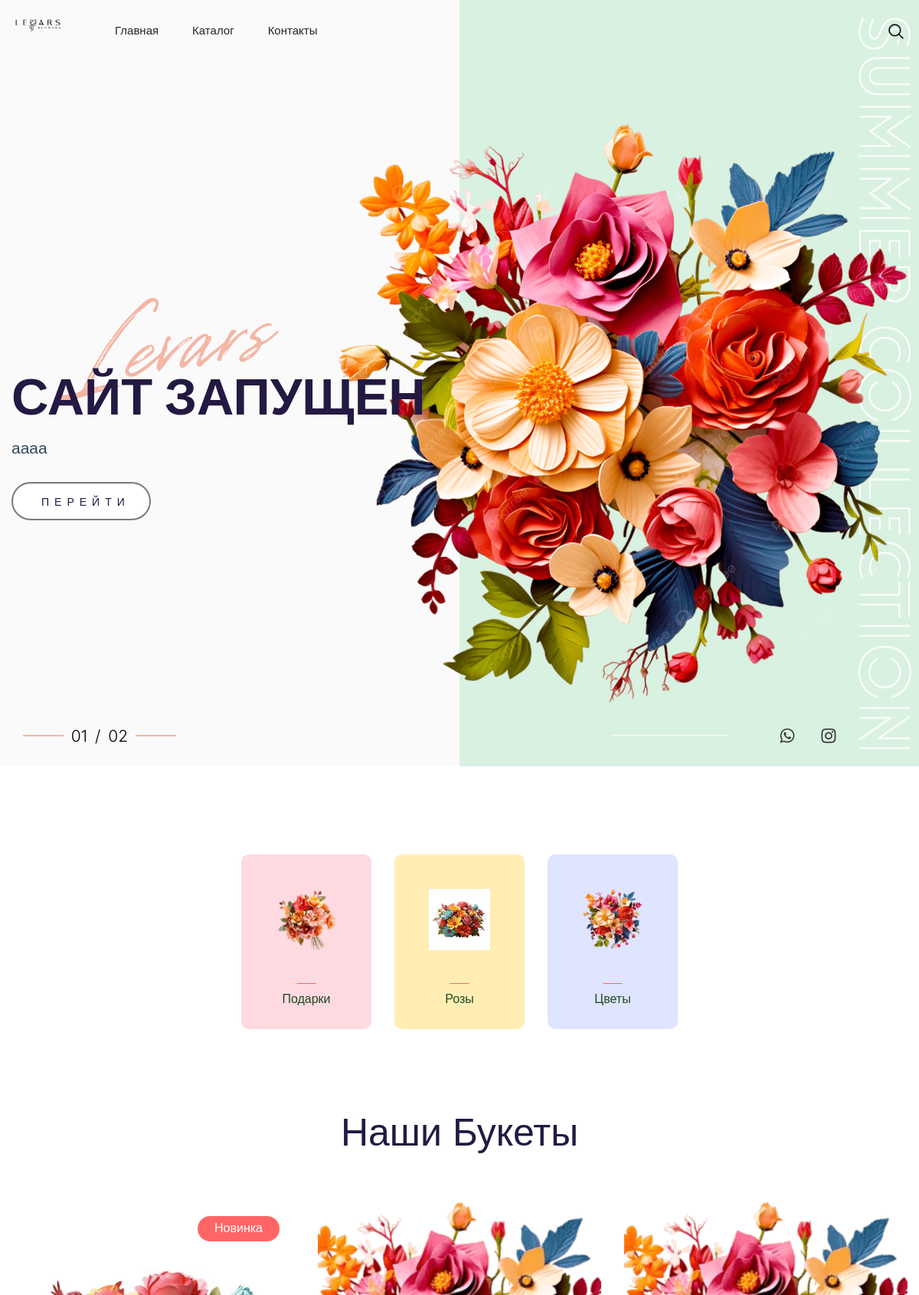
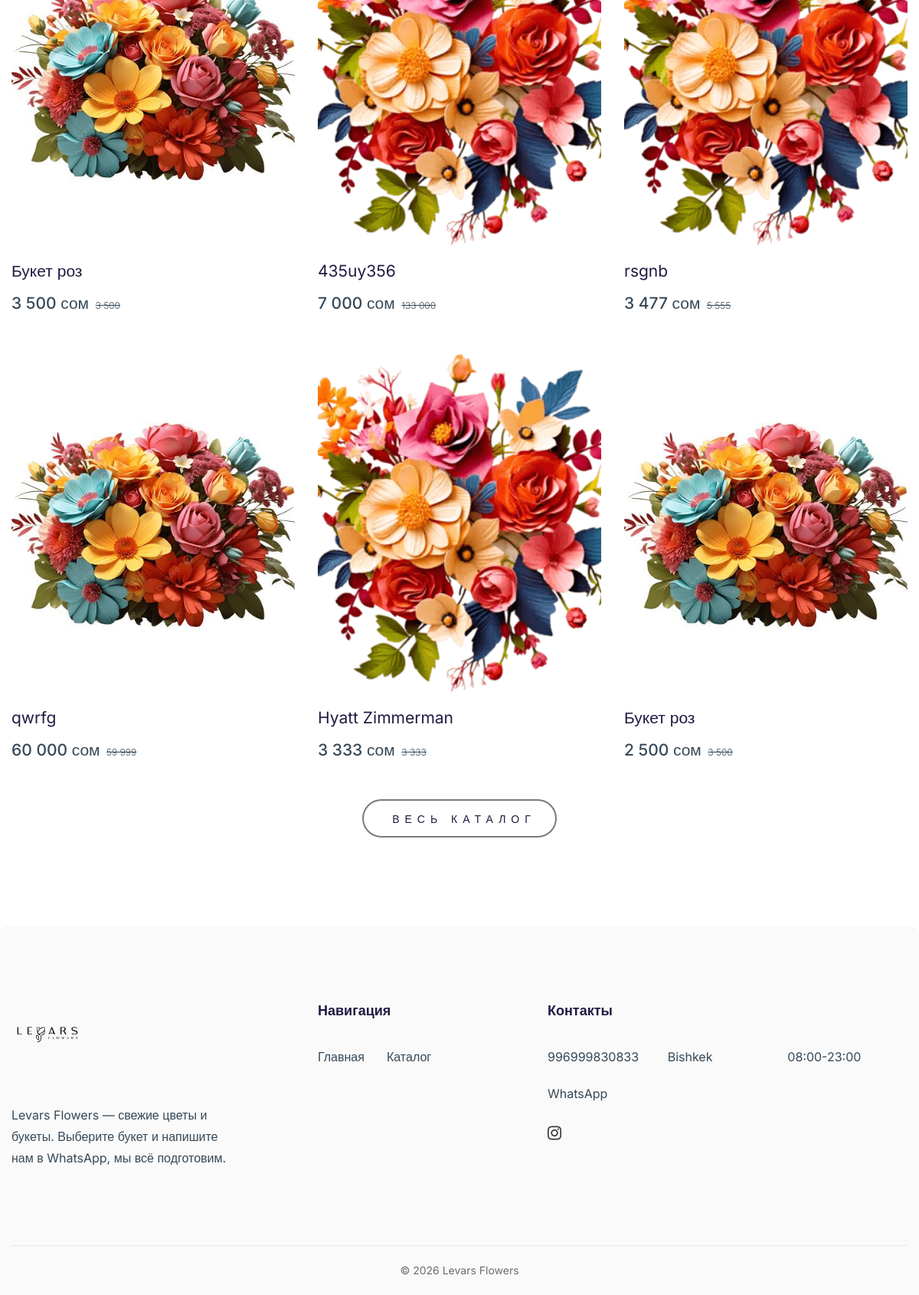
The page / on the database its author committed (2 pictures, top to bottom).
### shop/models.py (models this page shows, shortened)
class Banner(models.Model):
    title = models.CharField('Заголовок', max_length=200)
    subtitle = models.CharField('Подзаголовок', max_length=300, blank=True)
    image = models.ImageField('Картинка', upload_to='banners/')
    button_text = models.CharField('Текст кнопки', max_length=50, blank=True)
    link = models.CharField('Ссылка кнопки', max_length=300, blank=True)
    order = models.PositiveIntegerField('Порядок', default=0)
    is_active = models.BooleanField('Показывать', default=True)
    class Meta:
        ordering = ['order']
        verbose_name = 'Баннер'
        verbose_name_plural = 'Баннеры'

class Category(models.Model):
    name = models.CharField('Название', max_length=100)
    slug = models.SlugField('Адрес (slug)', unique=True)
    image = models.ImageField('Иконка (для главной страницы)', upload_to='categories/', blank=True)
    order = models.PositiveIntegerField('Порядок', default=0)
    class Meta:
        ordering = ['order', 'name']
        verbose_name = 'Категория'
        verbose_name_plural = 'Категории'

class Product(models.Model):
    name = models.CharField('Название', max_length=200)
    slug = models.SlugField('Адрес (slug)', unique=True)
    description = models.TextField('Описание', blank=True)
    price = models.PositiveIntegerField('Цена')
    old_price = models.PositiveIntegerField('Старая цена', null=True, blank=True)
    category = models.ForeignKey(
        Category, on_delete=models.PROTECT,
        related_name='products', verbose_name='Категория',
    )
    image = models.ImageField('Фото', upload_to='products/')
    in_stock = models.BooleanField('В наличии', default=True)
    is_new = models.BooleanField('Новинка', default=False)
    order = models.PositiveIntegerField('Порядок', default=0)
    created_at = models.DateTimeField(auto_now_add=True)
    is_bestseller = models.BooleanField('Топ продаж', default=False)
    class Meta:
        ordering = ['order', '-created_at']
        verbose_name = 'Товар'
        verbose_name_plural = 'Товары'
    def get_absolute_url(self):
        return reverse('product_detail', args=[self.slug])

class SiteSettings(models.Model):
    whatsapp = models.CharField(
        'Номер WhatsApp', max_length=20,
        help_text='Только цифры, с кодом страны, без "+" и пробелов',
    )
    currency = models.CharField(
        'Валюта', max_length=10, blank=True,
        help_text='Показывается после цены, например: сом, ₽, $',
    )
    phone = models.CharField('Телефон для показа', max_length=30, blank=True)
    address = models.CharField('Адрес', max_length=300, blank=True)
    working_hours = models.CharField('Часы работы', max_length=100, blank=True)
    instagram = models.URLField('Instagram', blank=True)
    class Meta:
        verbose_name = 'Настройки сайта'
        verbose_name_plural = 'Настройки сайта'
    @classmethod
    def load(cls):
        obj, _ = cls.objects.get_or_create(pk=1)
        return obj

### shop/views.py (the view)
# urls.py: path('', views.home, name='home'),
def home(request):
    context = {
        'banners': Banner.objects.filter(is_active=True),
        'categories': Category.objects.all(),
        'products': Product.objects.select_related('category').order_by('-is_new', '-created_at')[:6],
    }
    return render(request, 'shop/index.html', context)

### shop/context_processors.py (called while the page is built)
def site_context(request):
    return {
        'site': SiteSettings.load(),
        'nav_categories': Category.objects.all(),
    }

### shop/templatetags/shop_tags.py (called while the page is built)
@register.simple_tag(takes_context=True)
def whatsapp_url(context, product=None):
    site = context.get('site')
    number = ''.join(ch for ch in (site.whatsapp if site else '') if ch.isdigit())
    if not number:
        return '#'
    if product is None:
        text = 'Здравствуйте! Хочу сделать заказ.'
    else:
        request = context.get('request')
        link = request.build_absolute_uri(product.get_absolute_url()) if request else ''
        price = f'{product.price} {site.currency}'.strip()
        text = f'Здравствуйте! Хочу заказать: {product.name} — {price}\n{link}'.strip()
    return f'https://wa.me/{number}?text={quote(text)}'

### shop/templates/shop/index.html (shortened to what this page needs)
{% extends 'shop/base.html' %}
{% load static shop_tags %}
{% block header_class %}header-transparent{% endblock %}
{% block content %}
{% url 'catalog' as catalog_url %}
<section class="hero-slider-area position-relative">
    <div class="swiper hero-slider-container">
        <div class="swiper-wrapper">
            {% for banner in banners %}
            <div class="swiper-slide hero-slide-item">
                <div class="container">
                    <div class="row align-items-center position-relative">
                        <div class="col-12 col-md-6">
                            <div class="hero-slide-content">
                                <div class="hero-slide-text-img"><img src="{% static 'assets/levars-flowers/levars_word.svg' %}" width="427" height="232" alt="Levars"></div>
                                <h2 class="hero-slide-title">{{ banner.title }}</h2>
                                {% if banner.subtitle %}<p class="hero-slide-desc">{{ banner.subtitle }}</p>{% endif %}
                                {% if banner.button_text %}
                                <a class="btn btn-border-dark" href="{{ banner.link|default:catalog_url }}">{{ banner.button_text }}</a>
                                {% endif %}
                            </div>
                        </div>
                        <div class="col-12 col-md-6">
                            <div class="hero-slide-thumb">
                                <img src="{{ banner.image.url }}" width="841" height="832" alt="{{ banner.title }}">
                            </div>
                        </div>
                    </div>
                </div>
                <div class="hero-slide-text-shape"><img src="{% static 'assets/images/slider/text1.webp' %}" width="70" height="955" alt=""></div>
                <div class="hero-slide-social-shape"></div>
            </div>
            {% endfor %}
        </div>
        <div class="hero-slider-pagination"></div>
    </div>
    <div class="hero-slide-social-media">
        {% if site.whatsapp %}<a href="{% whatsapp_url %}" target="_blank" rel="noopener" aria-label="WhatsApp"><i class="fa fa-whatsapp"></i></a>{% endif %}
        {% if site.instagram %}<a href="{{ site.instagram }}" target="_blank" rel="noopener" aria-label="Instagram"><i class="fa fa-instagram"></i></a>{% endif %}
    </div>
</section>
{% if categories %}
<section class="section-space pb-0">
    <div class="container">
        <div class="row g-3 g-sm-6 justify-content-center category-grid">
            {% for category in categories %}
            <div class="col-6 col-lg-4 col-xl-2">
                <a href="{{ catalog_url }}?category={{ category.slug }}" class="product-category-item" data-bg-color="{% cycle '#FFDAE0' '#FFEDB4' '#DFE4FF' '#FFEACC' '#FFF3DA' %}">
                    {% if category.image %}<img class="icon" src="{{ category.image.url }}" width="80" height="80" alt="{{ category.name }}">{% endif %}
                    <h3 class="title">{{ category.name }}</h3>
                </a>
            </div>
            {% endfor %}
        </div>
    </div>
</section>
{% endif %}
<section class="section-space">
    <div class="container">
        <div class="row">
            <div class="col-12">
                <div class="section-title text-center">
                    <h2 class="title">Наши букеты</h2>
                </div>
            </div>
        </div>
        <div class="row mb-n4 mb-sm-n10 g-3 g-sm-6">
            {% for product in products %}
            <div class="col-6 col-lg-4 mb-4 mb-sm-9">
                {% include 'shop/_product_card.html' %}
            </div>
            {% empty %}
            <div class="col-12"><p class="text-center">Товары скоро появятся.</p></div>
            {% endfor %}
        </div>
        <div class="text-center mt-10">
            <a class="btn btn-border-dark" href="{{ catalog_url }}">Весь каталог</a>
        </div>
    </div>
</section>
{% endblock %}

### shop/templates/shop/base.html (shortened to what this page needs)
{% load static shop_tags %}
<!DOCTYPE html>
<html class="no-js" lang="ru">
<head>
    <link rel="stylesheet" href="{% static 'assets/css/vendor/bootstrap.min.css' %}">
    <link rel="stylesheet" href="{% static 'assets/css/plugins/swiper-bundle.min.css' %}">
    <link rel="stylesheet" href="{% static 'assets/css/plugins/font-awesome.min.css' %}">
    <link rel="stylesheet" href="{% static 'assets/css/plugins/fancybox.min.css' %}">
    <link rel="stylesheet" href="{% static 'assets/css/plugins/nice-select.css' %}">
    <link rel="stylesheet" href="{% static 'assets/css/style.min.css' %}">
</head>
<body>
    <div class="wrapper">
        <header class="header-area sticky-header {% block header_class %}{% endblock %}">
            <div class="container">
                <div class="row align-items-center">
                    <div class="col-5 col-lg-2 col-xl-1">
                        <div class="header-logo">
                            <a href="{% url 'home' %}">
                                <img class="logo-main" src="{% static 'assets/images/logo_levars_black.png' %}" width="95" height="68" alt="Levars Flowers" />
                            </a>
                        </div>
                    </div>
                    <div class="col-lg-7 col-xl-7 d-none d-lg-block">
                        <div class="header-navigation ps-7">
                            <ul class="main-nav justify-content-start">
                                <li><a href="{% url 'home' %}">Главная</a></li>
                                <li{% if nav_categories %} class="has-submenu"{% endif %}><a href="{% url 'catalog' %}">Каталог</a>
                                </li>
                                <li><a href="#contacts">Контакты</a></li>
                            </ul>
                        </div>
                    </div>
                    <div class="col-7 col-lg-3 col-xl-4">
                        <div class="header-action justify-content-end">
                            <button class="header-action-btn ms-0" type="button" data-bs-toggle="offcanvas" data-bs-target="#AsideOffcanvasSearch" aria-controls="AsideOffcanvasSearch">
                                <span class="icon">
                </span>
                            </button>
                        </div>
                    </div>
                </div>
            </div>
        </header>
        <main class="main-content">
            {% block content %}{% endblock %}
        </main>
        <footer class="footer-area" id="contacts">
            <div class="footer-main">
                <div class="container">
                    <div class="row">
                        <div class="col-md-6 col-lg-4">
                            <div class="widget-item">
                                <div class="widget-about">
                                    <a class="widget-logo" href="{% url 'home' %}">
                                        <img src="{% static 'assets/images/logo_levars_black.png' %}" width="95" height="68" alt="Levars Flowers">
                                    </a>
                                    <p class="desc">Levars Flowers — свежие цветы и букеты. Выберите букет и напишите нам в WhatsApp, мы всё подготовим.</p>
                                </div>
                            </div>
                        </div>
                        <div class="col-md-6 col-lg-3 mt-md-0 mt-9">
                            <div class="widget-item">
                                <h4 class="widget-title">Навигация</h4>
                                <ul class="widget-nav">
                                    <li><a href="{% url 'home' %}">Главная</a></li>
                                    <li><a href="{% url 'catalog' %}">Каталог</a></li>
                                </ul>
                            </div>
                        </div>
                        <div class="col-md-6 col-lg-5 mt-lg-0 mt-6">
                            <div class="widget-item">
                                <h4 class="widget-title">Контакты</h4>
                                <ul class="widget-nav">
                                    {% if site.phone %}<li><a href="tel:{{ site.phone }}">{{ site.phone }}</a></li>{% endif %}
                                    {% if site.address %}<li>{{ site.address }}</li>{% endif %}
                                    {% if site.working_hours %}<li>{{ site.working_hours }}</li>{% endif %}
                                    {% if site.whatsapp %}<li><a href="{% whatsapp_url %}" target="_blank" rel="noopener">WhatsApp</a></li>{% endif %}
                                </ul>
                                {% if site.instagram %}
                                <div class="widget-social">
                                    <a href="{{ site.instagram }}" target="_blank" rel="noopener" aria-label="Instagram"><i class="fa fa-instagram"></i></a>
                                </div>
                                {% endif %}
                            </div>
                        </div>
                    </div>
                </div>
            </div>
            <div class="footer-bottom">
                <div class="container pt-0 pb-0">
                    <div class="footer-bottom-content">
                        <p class="copyright">© {% now "Y" %} Levars Flowers</p>
                    </div>
                </div>
            </div>
        </footer>
    </div>
</body>
</html>

### shop/templates/shop/_product_card.html (shortened to what this page needs)
{% load shop_tags %}
<div class="product-item">
    <div class="product-thumb">
        <a class="d-block" href="{{ product.get_absolute_url }}">
            <img src="{{ product.image.url }}" width="370" height="450" alt="{{ product.name }}">
        </a>
        {% if product.is_new %}<span class="flag-new">Новинка</span>{% endif %}
        {% if product.in_stock %}
        <div class="product-action">
        </div>
        {% endif %}
    </div>
    <div class="product-info">
        <h4 class="title"><a href="{{ product.get_absolute_url }}">{{ product.name }}</a></h4>
        <div class="prices">
            {% if product.in_stock %}
            <span class="price">{{ product.price|floatformat:"0g" }} {{ site.currency }}</span>
            {% if product.old_price %}<span class="price-old">{{ product.old_price|floatformat:"0g" }}</span>{% endif %}
            {% else %}
            <span class="price">Нет в наличии</span>
            {% endif %}
        </div>
    </div>
</div>

### rows shown on the page
Banner: title "САЙТ ЗАПУЩЕН", subtitle "аааа", button_text "ПЕРЕЙТИ", image (picture)
Category: image (picture), name "Подарки"
Category: image (picture), name "Розы"
Category: image (picture), name "Цветы"
Product: image (picture), is_new "Новинка", name "Букет роз", price "3 500", old_price "3 500"
SiteSettings: currency "сом", phone "996999830833", address "Bishkek", working_hours "08:00-23:00"
Product: image (picture), name "435uy356", price "7 000", old_price "133 000"
Product: image (picture), name "rsgnb", price "3 477", old_price "5 555"
Product: image (picture), name "qwrfg", price "60 000", old_price "59 999"
Product: image (picture), name "Hyatt Zimmerman", price "3 333", old_price "3 333"
Product: image (picture), name "Букет роз", price "2 500", old_price "3 500"
